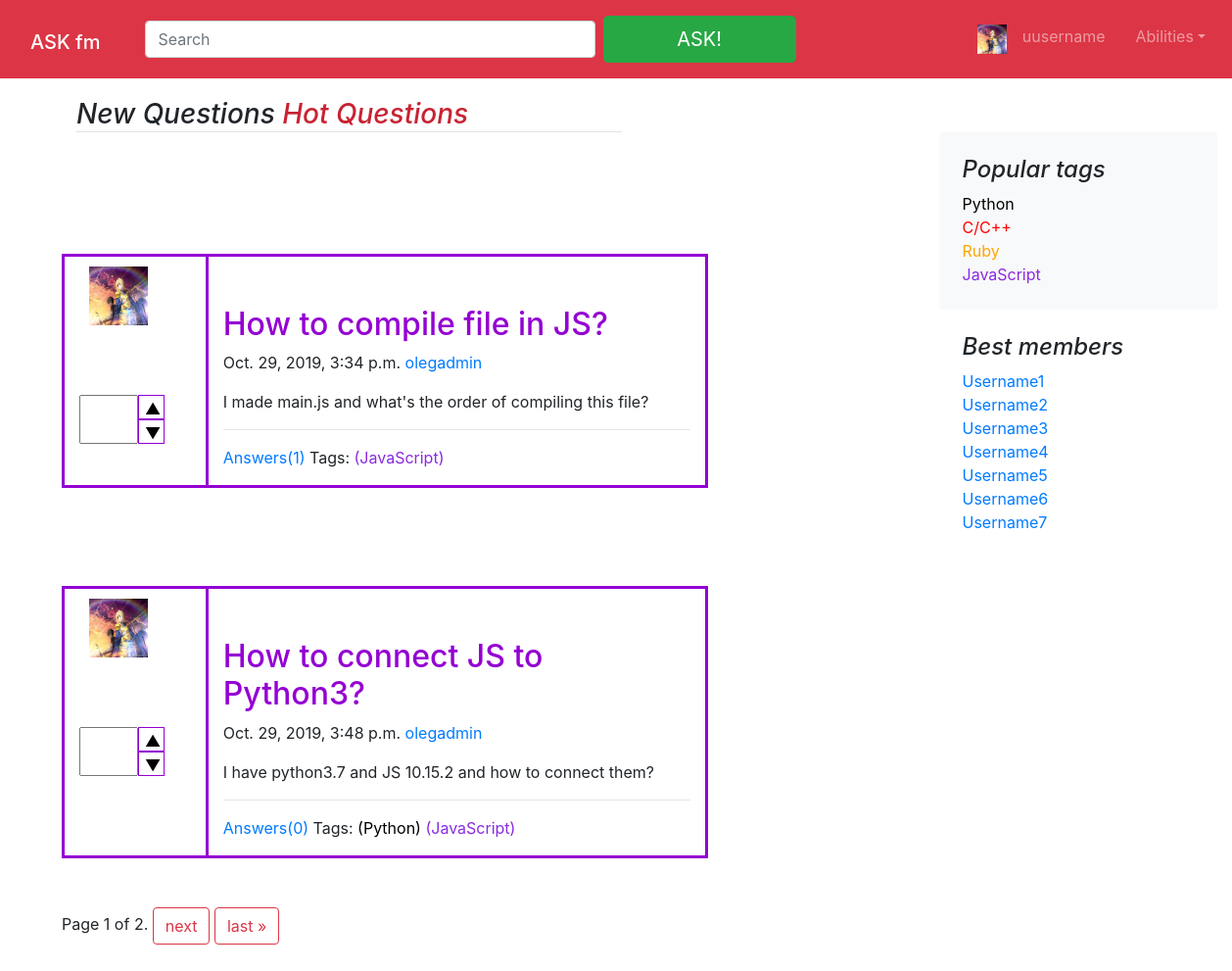
The page / on the database its author committed.
### ask/models.py (models this page shows, shortened)
class Tag (models.Model):
    name = models.CharField(max_length=15)
    color = models.CharField(max_length = 15)
    class Meta:
        verbose_name = 'Тег'
        verbose_name_plural = 'Теги'

class Question(models.Model):
    title = models.CharField(max_length=255)
    text = models.TextField()
    author = models.ForeignKey(
        User, on_delete=models.SET_NULL, null=True, blank=True)
    pub_date = models.DateTimeField('date published')
    rating = models.IntegerField(default=0)
    tags = models.ManyToManyField(Tag)
    class Meta:
        verbose_name = 'Вопрос'
        verbose_name_plural = 'Вопросы'

### ask/views.py (the view)
# urls.py: url(r'^$', views.index, name='index'),
def index(request):
    q=Question.objects.all()
    t=Tag.objects.all()
    paginator = Paginator(q, 2)  # Show 25 contacts per page
    page = request.GET.get('page')
    question_list = paginator.get_page(page)
    return render(
        request,
        'ask/index.html',{
            'question_list': question_list,
            'tags':t,
        }
    )

### ask/templates/ask/index.html (shortened to what this page needs)
{% extends './base.html' %}
{% block content %}
  <main role="main" class="container-fluid m-5">
  <div class="row">
    <div class="col-md-8 col-sm-8 blog-main">
      <h3 class="mb-4 font-italic border-bottom">
        New Questions
      <a style="color: #c82333" href="#">Hot Questions</a>
      </h3>
    </div>
{% for question in question_list %}
    <div class="container-fluid" style="margin-top: 0px">
      <div class="row">
        <div class="col col-2" style="border: 3px solid;border-color:darkviolet ;border-right: none">
         <a class="blog-post" href="#"><img src="/static/img/fffzRA7cwYA.jpg" width="60" height="60" style="margin: 10px"></a><br>
           <div class="btn-group" style="margin-top: 10%">
              <div><input class="inputer" style="width: 60px" type="number" id={{question.id}} ></div>
          <div class="btn-group-vertical" style="margin-right: 50px">
             <button onmouseover="this.style.backgroundColor='green'"; onmouseout="this.style.backgroundColor='white'" ;
                    style="height: 25px; width: 90%;" onclick="myFunction1({{question.id}})">▲</button>
            <button onmouseover="this.style.backgroundColor='red'"; onmouseout="this.style.backgroundColor='white'" ;
                    style="height: 25px; width: 90%;" onclick="myFunction2({{question.id}})">▼</button>
          </div>
        </div>
        </div>
        <div class="col col-7" style="border: 3px solid;border-color:darkviolet">
        <div class="blog-post">
        <h2><a style="color: darkviolet" href="#">{{question.title}}</a></h2>
        <p class="blog-post-meta">{{question.pub_date}}
          <a href="#">{{question.author}}</a>
        </p>
            {{question.text}}
          <hr>
            <p> <a href="#">Answers({{question.answer_set.count}})</a> Tags:
                {% for tag in question.tags.all%}
                <a href="#" style="color: {{tag.color}} ">({{tag.name}})</a>
            {% endfor%}
            </p>
      </div>
</div>
        </div>
 </div>
{% endfor %}
{% include "paginator.html" %}
  </div>
  </main>
{% endblock %}

### ask/templates/ask/base.html (shortened to what this page needs)
{% load static %}
<!doctype html>
<html lang="en">
  <head>
    <link rel="stylesheet" href="{% static 'css/bootstrap.min.css' %}">
  </head>
  <body>
  <nav class="navbar navbar-expand-lg fixed-top navbar-dark bg-danger" style="margin-bottom: 1%">
    <h1><a class="navbar-brand col-3 col-sm-4 col-md-10" href="#">ASK fm</a></h1>
    <form class="form-inline col-5 col-sm-5 col-md-5 col-lg-8 mr-sm-4 my-4 my-lg-2">
      <input class="form-control col-6 col-sm-5 col-md-7 mr-sm-2" type="text" placeholder="Search" aria-label="Search">
      <button class="btn btn-success btn-lg col-6 col-sm-5 col-md-3" type="submit">ASK!</button>
    </form>
  <div class="col-3 col-sm-3 navbar-collapse offcanvas-collapse" id="navbarsExampleDefault">
    <ul class="navbar-nav mr-auto col-5">
      <li class="nav-item">
        <a class="nav-link" href="#"><img src="/static/img/fffzRA7cwYA.jpg" width="30" height="30"></a>
      </li>
      {% if user.is_authenticated %}
      <li class="nav-item">
        <a class="nav-link col-sm-4"  href="#">{{user.username}}</a>
      </li>
      {% else %}
      <li class="nav-item">
        <a class="nav-link col-sm-4"  href="#">uusername</a>
      </li>
  {% endif%}
      <li class="nav-item dropdown col-sm-4 ">
        <a class="nav-link dropdown-toggle" href="#" id="dropdown01" data-toggle="dropdown" aria-haspopup="true" aria-expanded="false">
          Abilities</a>
      </li>
    </ul>
  </div>
</nav>
  <div class="col-3 blog-sidebar float-right" style="margin-top: 85px">
      <div class="p-4 mb-8 bg-light rounded">
        <h4 class="font-italic">Popular tags</h4>
        {% for tag in tags %}
        <a href="#"><p class="mb-0" style="color: {{tag.color}}"> {{tag.name}}</p></a>
        {% endfor %}
      </div>
      <div class="p-4">
        <h4 class="font-italic">Best members</h4>
        <ol class="list-unstyled mb-0">
          <li><a href="#">Username1</a></li>
          <li><a href="#">Username2</a></li>
          <li><a href="#">Username3</a></li>
          <li><a href="#">Username4</a></li>
          <li><a href="#">Username5</a></li>
          <li><a href="#">Username6</a></li>
          <li><a href="#">Username7</a></li>
        </ol>
      </div>
    </div>
{% block content %}
{% endblock %}
  </body>
</html>

### ask/templates/ask/base.html (style rules this page uses)
.btn-group input { padding: 10px 10px; height: 50px; width: 60px; }
.btn-group button { background-color: white; border: 1px solid darkviolet; color: black; cursor: pointer; }
.btn-group button:after { content: ""; clear: both; display: table; }
.btn-group:after { content: ""; clear: both; display: table; }
main div { margin-top: 50px; }

### rows shown on the page
Tag: name "Python"
Tag: name "C/C++"
Tag: name "Ruby"
Tag: name "JavaScript"
Question: title "How to compile file in JS?", pub_date "Oct. 29, 2019, 3:34 p.m.", author "olegadmin", text "I made main.js and what's the order of compiling this file?", answer_set.count "1"
Question: title "How to connect JS to Python3?", pub_date "Oct. 29, 2019, 3:48 p.m.", author "olegadmin", text "I have python3.7 and JS 10.15.2 and how to connect them?", answer_set.count "0"

### other values the page prints
{{ question_list.number }} "1"
{{ question_list.paginator.num_pages }} "2"
